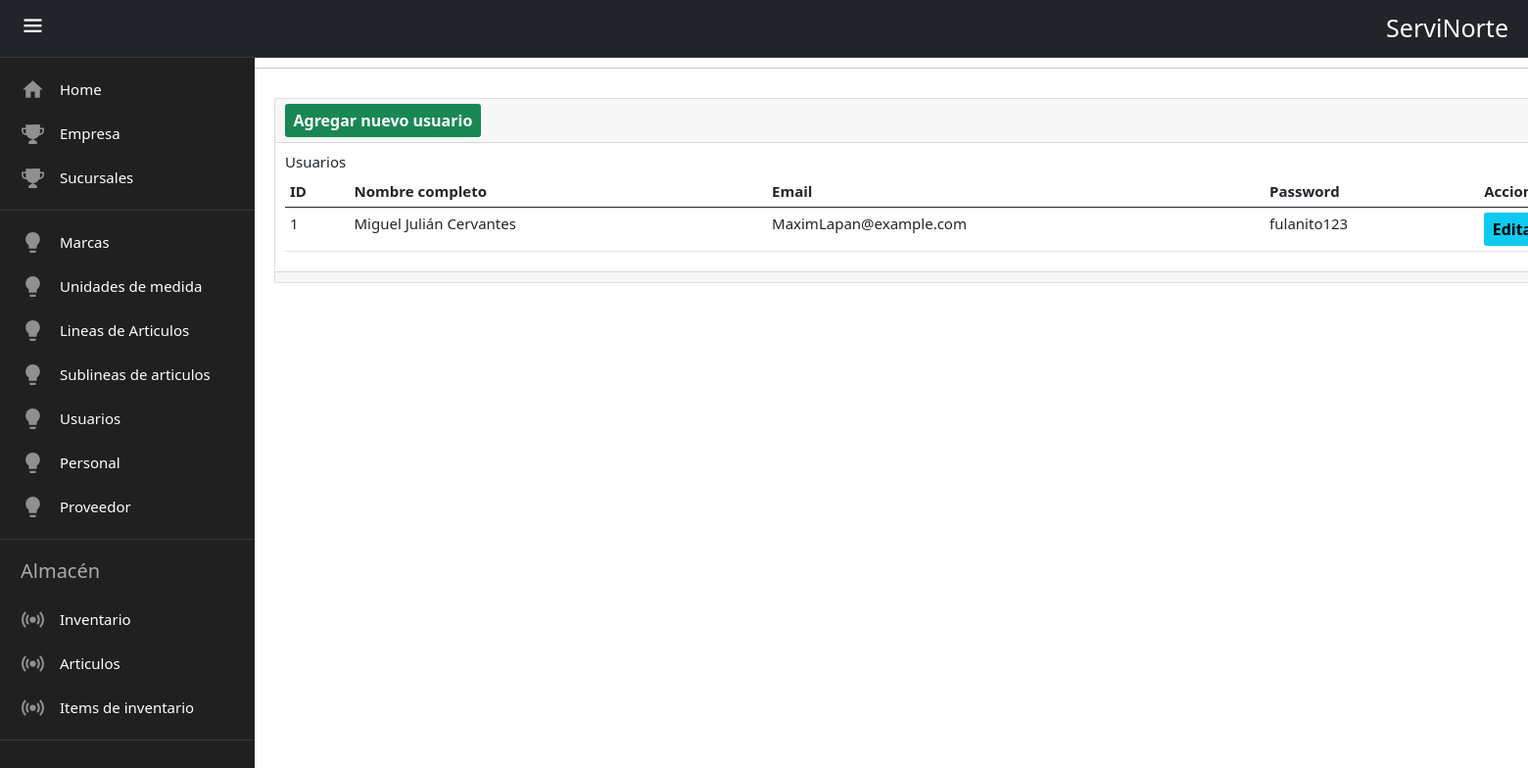
The app's page /usuario/ with its own data.
### servinorte_r/models.py (models this page shows, shortened)
class usuarios(models.Model):
    full_name = models.CharField(max_length=100, help_text="El nombre completo del usuario. ")
    email = models.EmailField(help_text="El correo electronico del usuario. ")
    password = models.CharField(max_length=100, help_text="La contraseña del usuario. ")

### servinorte_r/views.py (the view)
# urls.py: path('usuario/',views.usuarios,name='usuario'),
def usuarios(request):
    usuarios=U.objects.all()
    return render(request,"usuario/index.html",{'usuarios':usuarios})

### templates/usuario/index.html (shortened to what this page needs)
{% extends 'base.html' %}{% block content %}
<hr />
<div class="contenedor">
  <div class="card">
    <div class="card-header">
      <a
        name=""
        id=""
        class="btn btn-success text-white"
        style="font-size: medium; font-weight: bold"
        href="{% url 'crear_usuario' %}"
        role="button"
      >
        Agregar nuevo usuario
      </a>
    </div>
    <div class="card-body">
      <h4 class="card-title">Usuarios</h4>
      <table class="table">
        <thead>
          <tr>
            <th>ID</th>
            <th>Nombre completo</th>
            <th>Email</th>
            <th>Password</th>
            <th>Acciones</th>
          </tr>
        </thead>
        <tbody>
          {% for usuario in usuarios %}
          <tr>
            <td>{{ usuario.id }}</td>
            <td>{{ usuario.full_name }}</td>
            <td>{{ usuario.email }}</td>
            <td>{{ usuario.password }}</td>
            <td>
              <a
                name=""
                id=""
                class="btn btn-info"
                style="font-size: medium; font-weight: bold"
                href="{% url 'editar_usuario' usuario.id %}"
                role="button"
              >
                Editar
              </a>
            </td>
          </tr>
          {% endfor %}
        </tbody>
      </table>
    </div>
    <div class="card-footer text-muted"></div>
  </div>
</div>
{% endblock %}

### servinorte_r/static/css/style.css (style rules this page uses)
:root { --fondo-color:#231e27; --items-color:#202020; --border-color:#383838; --text-color:#e7e7e7; }
* { padding: 0; box-sizing: border-box; margin: 0; }
html { font-size: 62.5%; font-family: sans-serif; }
body { width: 100%; height: 100vh; background-color: #231e27; position: relative; }
.contenedor { width:1600px; margin-left:280px; margin-top: 30px; font-size: 150%; }

### records on screen
usuarios: id "1", full_name "Miguel Julián Cervantes", email "MaximLapan@example.com", password "fulanito123"
